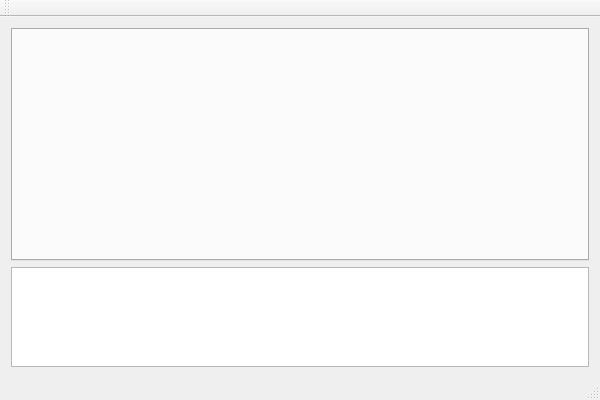
<?xml version="1.0" encoding="UTF-8"?>
<ui version="4.0">
 <class>MainWindow</class>
 <widget class="QMainWindow" name="MainWindow">
  <property name="geometry">
   <rect>
    <x>0</x>
    <y>0</y>
    <width>600</width>
    <height>400</height>
   </rect>
  </property>
  <property name="windowTitle">
   <string>MainWindow</string>
  </property>
  <widget class="QWidget" name="centralWidget">
   <layout class="QVBoxLayout" name="verticalLayout">
    <item>
     <widget class="QTabWidget" name="tabWidget">
      <property name="tabPosition">
       <enum>QTabWidget::North</enum>
      </property>
      <property name="tabsClosable">
       <bool>true</bool>
      </property>
     </widget>
    </item>
    <item>
     <widget class="QTextEdit" name="textEdit">
      <property name="maximumSize">
       <size>
        <width>16777215</width>
        <height>100</height>
       </size>
      </property>
     </widget>
    </item>
   </layout>
  </widget>
  <widget class="QMenuBar" name="menuBar">
   <property name="geometry">
    <rect>
     <x>0</x>
     <y>0</y>
     <width>600</width>
     <height>23</height>
    </rect>
   </property>
  </widget>
  <widget class="QToolBar" name="mainToolBar">
   <attribute name="toolBarArea">
    <enum>TopToolBarArea</enum>
   </attribute>
   <attribute name="toolBarBreak">
    <bool>false</bool>
   </attribute>
  </widget>
  <widget class="QStatusBar" name="statusBar"/>
  <action name="actionNew">
   <property name="text">
    <string>New</string>
   </property>
  </action>
 </widget>
 <layoutdefault spacing="6" margin="11"/>
 <resources/>
 <connections/>
</ui>
